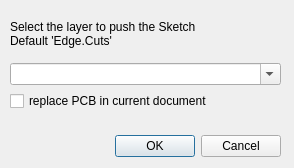
<?xml version="1.0" encoding="UTF-8"?>
<ui version="4.0">
 <class>LayerSelection</class>
 <widget class="QDialog" name="LayerSelection">
  <property name="geometry">
   <rect>
    <x>0</x>
    <y>0</y>
    <width>294</width>
    <height>168</height>
   </rect>
  </property>
  <property name="windowTitle">
   <string notr="true">LayerSelection</string>
  </property>
  <property name="toolTip">
   <string/>
  </property>
  <widget class="QDialogButtonBox" name="buttonBoxLayer">
   <property name="geometry">
    <rect>
     <x>10</x>
     <y>130</y>
     <width>271</width>
     <height>32</height>
    </rect>
   </property>
   <property name="orientation">
    <enum>Qt::Horizontal</enum>
   </property>
   <property name="standardButtons">
    <set>QDialogButtonBox::Cancel|QDialogButtonBox::Ok</set>
   </property>
  </widget>
  <widget class="QWidget" name="verticalLayoutWidget">
   <property name="geometry">
    <rect>
     <x>10</x>
     <y>10</y>
     <width>271</width>
     <height>101</height>
    </rect>
   </property>
   <layout class="QVBoxLayout" name="verticalLayout">
    <item>
     <layout class="QVBoxLayout" name="verticalLayout_2">
      <item>
       <widget class="QLabel" name="label">
        <property name="text">
         <string notr="true">Select the layer to push the Sketch
Default 'Edge.Cuts'</string>
        </property>
       </widget>
      </item>
     </layout>
    </item>
    <item>
     <widget class="QComboBox" name="comboBoxLayerSel">
      <property name="editable">
       <bool>true</bool>
      </property>
     </widget>
    </item>
    <item>
     <widget class="QCheckBox" name="checkBox_replace">
      <property name="toolTip">
       <string notr="true">&lt;html&gt;&lt;head/&gt;&lt;body&gt;&lt;p&gt;replace PCB in current document&lt;/p&gt;&lt;p&gt;&lt;span style=&quot; font-weight:600; color:#aa0000;&quot;&gt;N.B.&lt;/span&gt; Sketch constrains will be deleted!&lt;/p&gt;&lt;/body&gt;&lt;/html&gt;</string>
      </property>
      <property name="text">
       <string notr="true">replace PCB in current document</string>
      </property>
     </widget>
    </item>
   </layout>
  </widget>
 </widget>
 <resources/>
 <connections>
  <connection>
   <sender>buttonBoxLayer</sender>
   <signal>accepted()</signal>
   <receiver>LayerSelection</receiver>
   <slot>accept()</slot>
   <hints>
    <hint type="sourcelabel">
     <x>248</x>
     <y>254</y>
    </hint>
    <hint type="destinationlabel">
     <x>157</x>
     <y>274</y>
    </hint>
   </hints>
  </connection>
  <connection>
   <sender>buttonBoxLayer</sender>
   <signal>rejected()</signal>
   <receiver>LayerSelection</receiver>
   <slot>reject()</slot>
   <hints>
    <hint type="sourcelabel">
     <x>316</x>
     <y>260</y>
    </hint>
    <hint type="destinationlabel">
     <x>286</x>
     <y>274</y>
    </hint>
   </hints>
  </connection>
 </connections>
</ui>
